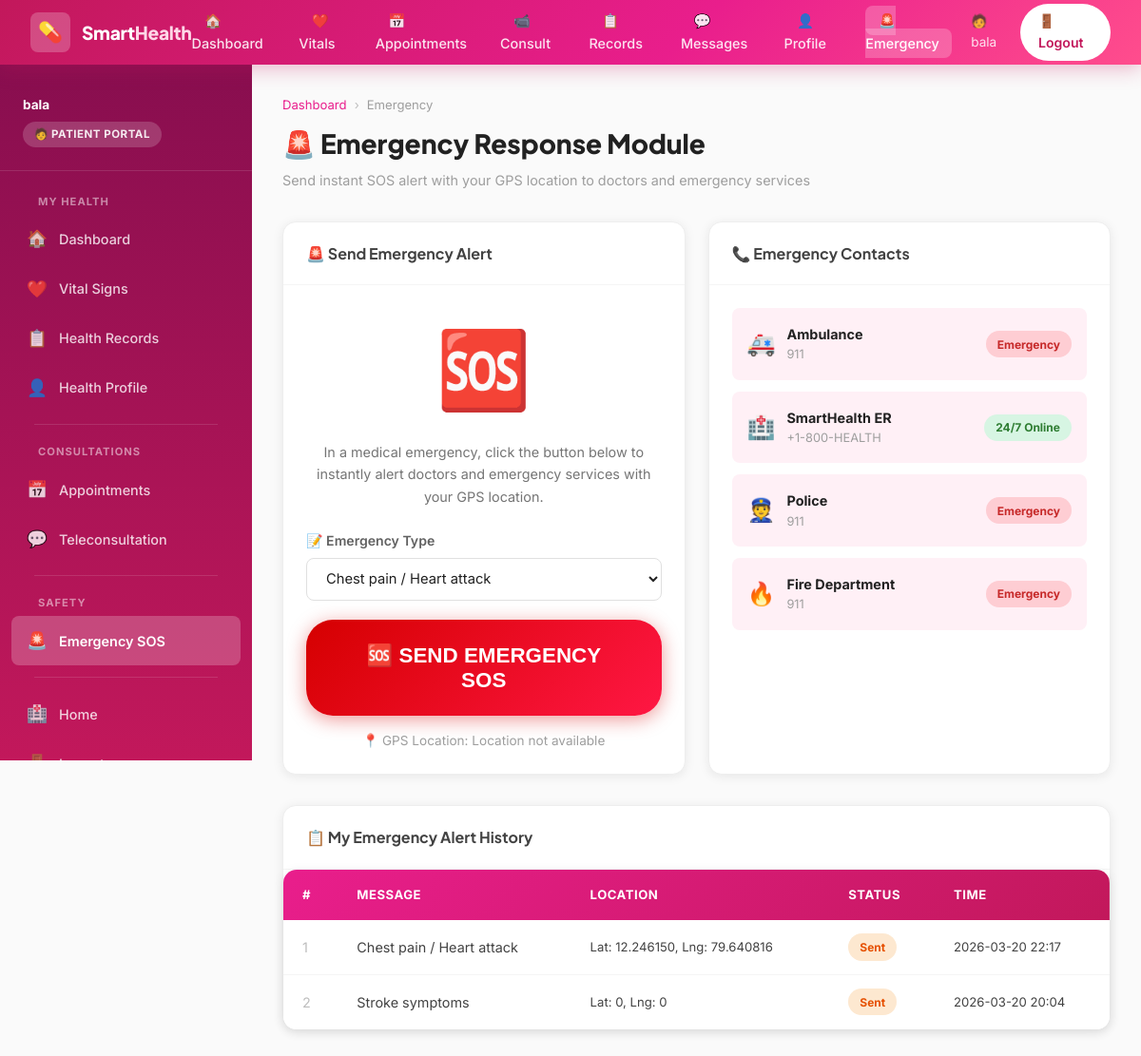
Page /patient/emergency (signed in) on the committed database.
### tables this page shows
CREATE TABLE alerts (
            id INTEGER PRIMARY KEY AUTOINCREMENT,
            user_id INTEGER NOT NULL,
            type TEXT DEFAULT 'emergency',
            message TEXT,
            lat TEXT,
            lng TEXT,
            status TEXT DEFAULT 'sent',
            created_at TEXT,
            FOREIGN KEY (user_id) REFERENCES users(id)
        );

### app.py (the view, shortened to what this page needs)
@app.route('/patient/emergency', methods=['GET', 'POST'])
@login_required
def patient_emergency():
    db = get_db()
    alerts = db.execute(
        'SELECT * FROM alerts WHERE user_id=? ORDER BY created_at DESC',
        (session['user_id'],)
    ).fetchall()
    return render_template('patient/emergency.html', alerts=alerts)

### app.py (called while the page is built)
def login_required(f):
    from functools import wraps
    @wraps(f)
    def decorated(*args, **kwargs):
        if 'user_id' not in session:
            flash('Please login first.', 'warning')
            return redirect(url_for('login'))
        return f(*args, **kwargs)
    return decorated

### database.py (called while the page is built)
def get_db():
    from flask import current_app
    if 'db' not in g:
        g.db = sqlite3.connect(DATABASE)
        g.db.row_factory = sqlite3.Row
    return g.db

### templates/patient/emergency.html (shortened to what this page needs)
{% extends "patient/base_patient.html" %}
{% block content %}
<div class="page-header">
  <div class="breadcrumb"><a href="{{ url_for('patient_dashboard') }}">Dashboard</a><span>›</span>Emergency</div>
  <h1>🚨 Emergency Response Module</h1>
  <p>Send instant SOS alert with your GPS location to doctors and emergency services</p>
</div>
<div style="display:grid;grid-template-columns:1fr 1fr;gap:1.5rem;margin-bottom:2rem;" class="responsive-grid">
  <div class="card">
    <div class="card-header"><h5>🚨 Send Emergency Alert</h5></div>
    <div class="card-body" style="text-align:center;">
      <div style="margin-bottom:1.5rem;">
        <div style="font-size:5rem;animation:pulse-btn 2s infinite;">🆘</div>
        <p style="color:var(--gray-600);font-size:.9rem;margin-top:.75rem;">In a medical emergency, click the button below to instantly alert doctors and emergency services with your GPS location.</p>
      </div>
      <form method="POST" id="sosForm">
        <div class="form-group" style="text-align:left;">
          <label class="form-label">📝 Emergency Type</label>
          <select name="message" class="form-control">
            <option>Chest pain / Heart attack</option>
          </select>
        </div>
        <button type="button" class="emergency-btn" style="width:100%;justify-content:center;" onclick="sendSOS()">
          🆘 SEND EMERGENCY SOS
        </button>
      </form>
      <div style="margin-top:1rem;font-size:.85rem;color:var(--gray-500);">📍 GPS Location: <span id="gpsStatus">Detecting...</span></div>
    </div>
  </div>
  <div class="card">
    <div class="card-header"><h5>📞 Emergency Contacts</h5></div>
    <div class="card-body">
      <div style="display:flex;flex-direction:column;gap:.75rem;">
        {% set contacts = [
          ('🚑','Ambulance','911','Emergency'),
          ('🏥','SmartHealth ER','+1-800-HEALTH','24/7 Online'),
          ('👮','Police','911','Emergency'),
          ('🔥','Fire Department','911','Emergency'),
        ] %}
        {% for icon, name, phone, status in contacts %}
        <div style="background:var(--pink-50);border-radius:var(--radius-sm);padding:1rem;display:flex;align-items:center;justify-content:space-between;">
          <div style="display:flex;align-items:center;gap:.75rem;">
            <div style="font-size:1.5rem;">{{ icon }}</div>
            <div>
              <div style="font-weight:700;font-size:.9rem;">{{ name }}</div>
              <div style="font-size:.8rem;color:var(--gray-500);">{{ phone }}</div>
            </div>
          </div>
          <span class="badge {% if status=='Emergency' %}badge-danger{% else %}badge-success{% endif %}">{{ status }}</span>
        </div>
        {% endfor %}
      </div>
    </div>
  </div>
</div>
<div class="card">
  <div class="card-header"><h5>📋 My Emergency Alert History</h5></div>
  <div class="table-wrap">
    <table>
      <thead><tr><th>#</th><th>Message</th><th>Location</th><th>Status</th><th>Time</th></tr></thead>
      <tbody>
        {% for a in alerts %}
        <tr>
          <td style="color:var(--gray-400)">{{ loop.index }}</td>
          <td>{{ a.message or 'Emergency Alert' }}</td>
          <td style="font-size:.82rem">Lat: {{ a.lat }}, Lng: {{ a.lng }}</td>
          <td><span class="badge {% if a.status=='sent' %}badge-warning{% else %}badge-success{% endif %}">{{ a.status }}</span></td>
          <td style="font-size:.82rem">{{ a.created_at[:16] if a.created_at else '-' }}</td>
        </tr>
        {% else %}
        <tr><td colspan="5" style="text-align:center;padding:2rem;color:var(--gray-400);">No emergency alerts sent.</td></tr>
        {% endfor %}
      </tbody>
    </table>
  </div>
</div>
{% endblock %}

### static/css/style.css (style rules this page uses)
:root { --pink-50: #fff0f6; --pink-100: #ffd6e7; --pink-200: #ffa8c9; --pink-300: #ff79a8; --pink-400: #ff4d8d; --pink-500: #e91e8c; --pink-600: #c2185b; --pink-700: #880e4f; --pink-800: #560027; --white: #ffffff; --gray-50: #fafafa; --gray-100: #f5f5f5; --gray-200: #eeeeee; --gray-300: #e0e0e0; --gray-400: #bdbdbd; --gray-500: #9e9e9e; --gray-600: #757575; --gray-700: #616161; --gray-800: #424242; --gray-900: #212121; --success: #00c853; --warning: #ff6d00; --danger: #d50000; --info: #0091ea; --font-body: 'Inter', sans-serif; --font-heading: 'Plus Jakarta Sans', sans-serif; --shadow-sm: 0 1px 4px rgba(233,30,140,.10); --shadow-md: 0 4px 16px rgba(233,30,140,.15); --shadow-lg: 0 8px 32px rgba(233,30,140,.20); --shadow-card: 0 2px 12px rgba(0,0,0,.08); --radius-sm: 8px; --radius-md: 14px; --radius-lg: 20px; --radius-xl: 28px; --radius-full: 9999px; --trans: all .25s cubic-bezier(.4,0,.2,1); }
*, *::before, *::after { box-sizing: border-box; margin: 0; padding: 0; }
html { scroll-behavior: smooth; }
body { font-family: var(--font-body); color: var(--gray-900); background: var(--gray-50); font-size: 15px; line-height: 1.6; }
.card { background: var(--white); border-radius: var(--radius-md); box-shadow: var(--shadow-card); border: 1px solid var(--gray-200); transition: var(--trans); }
.card-header { padding: 1.25rem 1.5rem; border-bottom: 1px solid var(--gray-100); display: flex; align-items: center; justify-content: space-between; }
.card-header h5 { font-family: var(--font-heading); font-weight: 700; font-size: 1rem; color: var(--gray-800); display: flex; align-items: center; gap: .6rem; }
.card-body { padding: 1.5rem; }
.page-header { margin-bottom: 2rem; }
.page-header h1 { font-family: var(--font-heading); font-size: 1.75rem; font-weight: 800; color: var(--gray-900); margin-bottom: .25rem; }
.page-header p { color: var(--gray-500); font-size: .9rem; }
.breadcrumb { display: flex; align-items: center; gap: .5rem; font-size: .82rem; color: var(--gray-500); margin-bottom: .5rem; }
.breadcrumb a { color: var(--pink-500); text-decoration: none; }
.breadcrumb span { color: var(--gray-400); }
.form-group { margin-bottom: 1.25rem; }
.form-label { display: block; font-size: .88rem; font-weight: 600; color: var(--gray-700); margin-bottom: .45rem; }
.form-control { width: 100%; padding: .7rem 1rem; border: 1.5px solid var(--gray-300); border-radius: var(--radius-sm); font-size: .92rem; font-family: var(--font-body); color: var(--gray-900); background: var(--white); transition: var(--trans); outline: none; }
.table-wrap { overflow-x: auto; border-radius: var(--radius-md); box-shadow: var(--shadow-card); }
table { width: 100%; border-collapse: collapse; background: var(--white); }
thead { background: linear-gradient(135deg, var(--pink-500), var(--pink-600)); }
thead th { color: #fff; font-size: .82rem; font-weight: 700; text-transform: uppercase; letter-spacing: .5px; padding: 1rem 1.25rem; text-align: left; white-space: nowrap; }
tbody tr { border-bottom: 1px solid var(--gray-100); transition: var(--trans); }
tbody tr:last-child { border-bottom: none; }
tbody td { padding: .9rem 1.25rem; font-size: .9rem; color: var(--gray-800); }
.badge { display: inline-flex; align-items: center; padding: .28rem .75rem; border-radius: var(--radius-full); font-size: .75rem; font-weight: 700; text-transform: capitalize; }
.badge-success { background: #d7f5e3; color: #2e7d32; }
.badge-warning { background: #fde8d0; color: #e65100; }
.badge-danger { background: #fecdd3; color: #c62828; }
.emergency-btn { background: linear-gradient(135deg, #d50000, #ff1744); color: #fff; border: none; padding: 1.5rem 3rem; border-radius: var(--radius-xl); font-size: 1.4rem; font-weight: 800; cursor: pointer; transition: var(--trans); box-shadow: 0 4px 20px rgba(213,0,0,.40); display: flex; align-items: center; gap: 1rem; animation: pulse-btn 2s ease-in-out infinite; }

### rows in the picture
alerts: message "Chest pain / Heart attack", lat "12.246150", lng "79.640816", status "Sent", created_at "2026-03-20 22:17"
alerts: message "Stroke symptoms", lat "0", lng "0", status "Sent", created_at "2026-03-20 20:04"

### other values in the picture
{{ session.name }} "bala"
{{ icon }} "🚑" "🏥" "👮" "🔥"
{{ name }} "Ambulance" "SmartHealth ER" "Police" "Fire Department"
{{ phone }} "911" "+1-800-HEALTH" "911" "911"
{{ status }} "Emergency" "24/7 Online" "Emergency" "Emergency"
